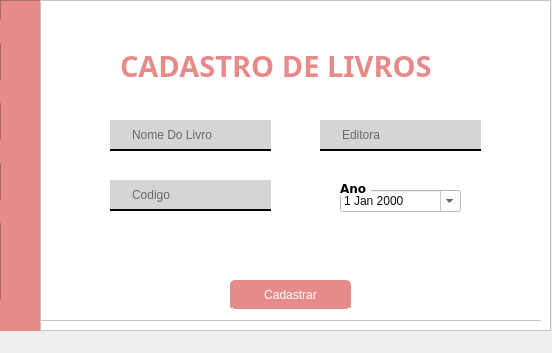
<?xml version="1.0" encoding="UTF-8"?>
<ui version="4.0">
 <class>MainWindow</class>
 <widget class="QMainWindow" name="MainWindow">
  <property name="geometry">
   <rect>
    <x>0</x>
    <y>0</y>
    <width>552</width>
    <height>353</height>
   </rect>
  </property>
  <property name="windowTitle">
   <string>MainWindow</string>
  </property>
  <widget class="QWidget" name="centralwidget">
   <widget class="QFrame" name="frame_2">
    <property name="geometry">
     <rect>
      <x>0</x>
      <y>0</y>
      <width>41</width>
      <height>331</height>
     </rect>
    </property>
    <property name="styleSheet">
     <string notr="true">background-color:#E68A8A;</string>
    </property>
    <property name="frameShape">
     <enum>QFrame::StyledPanel</enum>
    </property>
    <property name="frameShadow">
     <enum>QFrame::Raised</enum>
    </property>
    <widget class="QPushButton" name="pushButton">
     <property name="geometry">
      <rect>
       <x>0</x>
       <y>20</y>
       <width>41</width>
       <height>23</height>
      </rect>
     </property>
     <property name="cursor">
      <cursorShape>PointingHandCursor</cursorShape>
     </property>
     <property name="styleSheet">
      <string notr="true">QPushButton{
background-color:#E68A8A;
border:none;

}
QPushButton:hover{
	
background-color: rgb(195, 117, 117);
}
</string>
     </property>
     <property name="text">
      <string/>
     </property>
     <property name="icon">
      <iconset>
       <normaloff>../../../../../../Downloads/cliente.png</normaloff>../../../../../../Downloads/cliente.png</iconset>
     </property>
    </widget>
    <widget class="QPushButton" name="pushButton_3">
     <property name="geometry">
      <rect>
       <x>0</x>
       <y>140</y>
       <width>41</width>
       <height>23</height>
      </rect>
     </property>
     <property name="cursor">
      <cursorShape>PointingHandCursor</cursorShape>
     </property>
     <property name="styleSheet">
      <string notr="true">QPushButton{
background-color:#E68A8A;
border:none;
}
QPushButton:hover{
	
background-color: rgb(195, 117, 117);
}</string>
     </property>
     <property name="text">
      <string/>
     </property>
     <property name="icon">
      <iconset>
       <normaloff>../../../../../../Downloads/biblioteca.png</normaloff>../../../../../../Downloads/biblioteca.png</iconset>
     </property>
    </widget>
    <widget class="QPushButton" name="pushButton_2">
     <property name="geometry">
      <rect>
       <x>0</x>
       <y>80</y>
       <width>41</width>
       <height>23</height>
      </rect>
     </property>
     <property name="cursor">
      <cursorShape>PointingHandCursor</cursorShape>
     </property>
     <property name="styleSheet">
      <string notr="true">QPushButton{
background-color:#E68A8A;
border:none;
}
QPushButton:hover{
	
background-color: rgb(195, 117, 117);
}</string>
     </property>
     <property name="text">
      <string/>
     </property>
     <property name="icon">
      <iconset>
       <normaloff>../../../../../../Downloads/pilha-de-tres-livros.png</normaloff>../../../../../../Downloads/pilha-de-tres-livros.png</iconset>
     </property>
    </widget>
    <widget class="QPushButton" name="pushButton_4">
     <property name="geometry">
      <rect>
       <x>0</x>
       <y>300</y>
       <width>41</width>
       <height>31</height>
      </rect>
     </property>
     <property name="cursor">
      <cursorShape>PointingHandCursor</cursorShape>
     </property>
     <property name="styleSheet">
      <string notr="true">QPushButton{
background-color:#E68A8A;
border:none;
}
QPushButton:hover{
	
background-color: rgb(195, 117, 117);
}</string>
     </property>
     <property name="text">
      <string/>
     </property>
     <property name="icon">
      <iconset>
       <normaloff>../../../../../../Downloads/sair.png</normaloff>../../../../../../Downloads/sair.png</iconset>
     </property>
    </widget>
    <widget class="QPushButton" name="pushButton_9">
     <property name="geometry">
      <rect>
       <x>0</x>
       <y>200</y>
       <width>41</width>
       <height>23</height>
      </rect>
     </property>
     <property name="cursor">
      <cursorShape>PointingHandCursor</cursorShape>
     </property>
     <property name="styleSheet">
      <string notr="true">QPushButton{
background-color:#E68A8A;
border:none;
}
QPushButton:hover{
	
background-color: rgb(195, 117, 117);
}</string>
     </property>
     <property name="text">
      <string/>
     </property>
     <property name="icon">
      <iconset>
       <normaloff>../../../../../../Downloads/caixa-de-devolucao-de-livro.png</normaloff>../../../../../../Downloads/caixa-de-devolucao-de-livro.png</iconset>
     </property>
    </widget>
   </widget>
   <widget class="QFrame" name="frame">
    <property name="geometry">
     <rect>
      <x>40</x>
      <y>0</y>
      <width>511</width>
      <height>331</height>
     </rect>
    </property>
    <property name="styleSheet">
     <string notr="true">background-color: rgb(255, 255, 255);</string>
    </property>
    <property name="frameShape">
     <enum>QFrame::StyledPanel</enum>
    </property>
    <property name="frameShadow">
     <enum>QFrame::Raised</enum>
    </property>
    <widget class="QLineEdit" name="lineEdit">
     <property name="geometry">
      <rect>
       <x>90</x>
       <y>100</y>
       <width>161</width>
       <height>31</height>
      </rect>
     </property>
     <property name="styleSheet">
      <string notr="true">background-color: rgb(213, 213, 213);
border-style:solid;
border-color:black;
border-bottom-width:2px;
</string>
     </property>
     <property name="placeholderText">
      <string>Nome</string>
     </property>
    </widget>
    <widget class="QLineEdit" name="lineEdit_2">
     <property name="geometry">
      <rect>
       <x>300</x>
       <y>100</y>
       <width>141</width>
       <height>31</height>
      </rect>
     </property>
     <property name="styleSheet">
      <string notr="true">background-color: rgb(213, 213, 213);
border-style:solid;
border-color:black;
border-bottom-width:2px;
</string>
     </property>
     <property name="placeholderText">
      <string>CPF</string>
     </property>
    </widget>
    <widget class="QPushButton" name="pushButton_5">
     <property name="geometry">
      <rect>
       <x>214</x>
       <y>270</y>
       <width>101</width>
       <height>31</height>
      </rect>
     </property>
     <property name="cursor">
      <cursorShape>PointingHandCursor</cursorShape>
     </property>
     <property name="styleSheet">
      <string notr="true">QPushButton{
	background-color:#E68A8A;
	font: 8pt &quot;Verdana&quot;;
	border-radius:5px;
	color:white;
	border-style:outset;
	border-bottom-width:2px;
}
QPushButton:hover{
	background-color:#B36B6B;
}
QPushButton:pressed{
	background-color: rgb(255, 152, 152);
}</string>
     </property>
     <property name="text">
      <string>Cadastrar</string>
     </property>
    </widget>
    <widget class="QLabel" name="label">
     <property name="geometry">
      <rect>
       <x>70</x>
       <y>30</y>
       <width>341</width>
       <height>31</height>
      </rect>
     </property>
     <property name="font">
      <font>
       <family>Arial Black</family>
       <pointsize>22</pointsize>
       <weight>75</weight>
       <bold>true</bold>
      </font>
     </property>
     <property name="styleSheet">
      <string notr="true">color:#E68A8A;</string>
     </property>
     <property name="text">
      <string>Cadastro De Clientes</string>
     </property>
    </widget>
    <widget class="QLabel" name="label_2">
     <property name="geometry">
      <rect>
       <x>70</x>
       <y>100</y>
       <width>21</width>
       <height>31</height>
      </rect>
     </property>
     <property name="styleSheet">
      <string notr="true">background-color: rgb(213, 213, 213);
border-style:solid;
border-color:black;
border-bottom-width:2px;
</string>
     </property>
     <property name="text">
      <string>&lt;html&gt;&lt;head/&gt;&lt;body&gt;&lt;p&gt;&lt;img src=&quot;:/newPrefix/perfil-de-usuario.png&quot;/&gt;&lt;/p&gt;&lt;/body&gt;&lt;/html&gt;</string>
     </property>
    </widget>
    <widget class="QLabel" name="label_3">
     <property name="geometry">
      <rect>
       <x>280</x>
       <y>100</y>
       <width>21</width>
       <height>31</height>
      </rect>
     </property>
     <property name="styleSheet">
      <string notr="true">background-color: rgb(213, 213, 213);
border-style:solid;
border-color:black;
border-bottom-width:2px;
</string>
     </property>
     <property name="text">
      <string>&lt;html&gt;&lt;head/&gt;&lt;body&gt;&lt;p&gt;&lt;img src=&quot;:/newPrefix/carteira-de-identidade.png&quot;/&gt;&lt;/p&gt;&lt;/body&gt;&lt;/html&gt;</string>
     </property>
    </widget>
    <widget class="QLineEdit" name="lineEdit_3">
     <property name="geometry">
      <rect>
       <x>90</x>
       <y>140</y>
       <width>161</width>
       <height>31</height>
      </rect>
     </property>
     <property name="styleSheet">
      <string notr="true">background-color: rgb(213, 213, 213);
border-style:solid;
border-color:black;
border-bottom-width:2px;</string>
     </property>
     <property name="placeholderText">
      <string>Telefone</string>
     </property>
    </widget>
    <widget class="QLineEdit" name="lineEdit_4">
     <property name="geometry">
      <rect>
       <x>300</x>
       <y>140</y>
       <width>141</width>
       <height>31</height>
      </rect>
     </property>
     <property name="styleSheet">
      <string notr="true">background-color: rgb(213, 213, 213);
border-style:solid;
border-color:black;
border-bottom-width:2px;</string>
     </property>
     <property name="placeholderText">
      <string>Email</string>
     </property>
    </widget>
    <widget class="QLineEdit" name="lineEdit_5">
     <property name="geometry">
      <rect>
       <x>90</x>
       <y>180</y>
       <width>41</width>
       <height>31</height>
      </rect>
     </property>
     <property name="styleSheet">
      <string notr="true">background-color: rgb(213, 213, 213);
border-style:solid;
border-color:black;
border-bottom-width:2px;</string>
     </property>
     <property name="placeholderText">
      <string> nº</string>
     </property>
    </widget>
    <widget class="QLineEdit" name="lineEdit_6">
     <property name="geometry">
      <rect>
       <x>160</x>
       <y>180</y>
       <width>91</width>
       <height>31</height>
      </rect>
     </property>
     <property name="styleSheet">
      <string notr="true">background-color: rgb(213, 213, 213);
border-style:solid;
border-color:black;
border-bottom-width:2px;</string>
     </property>
     <property name="placeholderText">
      <string>Rua</string>
     </property>
    </widget>
    <widget class="QLineEdit" name="lineEdit_7">
     <property name="geometry">
      <rect>
       <x>300</x>
       <y>180</y>
       <width>141</width>
       <height>31</height>
      </rect>
     </property>
     <property name="styleSheet">
      <string notr="true">background-color: rgb(213, 213, 213);
border-style:solid;
border-color:black;
border-bottom-width:2px;</string>
     </property>
     <property name="placeholderText">
      <string>Bairro</string>
     </property>
    </widget>
    <widget class="QLabel" name="label_4">
     <property name="geometry">
      <rect>
       <x>280</x>
       <y>140</y>
       <width>21</width>
       <height>31</height>
      </rect>
     </property>
     <property name="styleSheet">
      <string notr="true">background-color: rgb(213, 213, 213);
border-style:solid;
border-color:black;
border-bottom-width:2px;</string>
     </property>
     <property name="text">
      <string>&lt;html&gt;&lt;head/&gt;&lt;body&gt;&lt;p&gt;&lt;img src=&quot;:/newPrefix/o-email.png&quot;/&gt;&lt;/p&gt;&lt;/body&gt;&lt;/html&gt;</string>
     </property>
    </widget>
    <widget class="QLabel" name="label_5">
     <property name="geometry">
      <rect>
       <x>280</x>
       <y>180</y>
       <width>21</width>
       <height>31</height>
      </rect>
     </property>
     <property name="styleSheet">
      <string notr="true">background-color: rgb(213, 213, 213);
border-style:solid;
border-color:black;
border-bottom-width:2px;</string>
     </property>
     <property name="text">
      <string>&lt;html&gt;&lt;head/&gt;&lt;body&gt;&lt;p&gt;&lt;img src=&quot;:/newPrefix/casa.png&quot;/&gt;&lt;/p&gt;&lt;/body&gt;&lt;/html&gt;</string>
     </property>
    </widget>
    <widget class="QLabel" name="label_6">
     <property name="geometry">
      <rect>
       <x>70</x>
       <y>140</y>
       <width>21</width>
       <height>31</height>
      </rect>
     </property>
     <property name="styleSheet">
      <string notr="true">background-color: rgb(213, 213, 213);
border-style:solid;
border-color:black;
border-bottom-width:2px;</string>
     </property>
     <property name="text">
      <string>&lt;html&gt;&lt;head/&gt;&lt;body&gt;&lt;p&gt;&lt;img src=&quot;:/newPrefix/telefone.png&quot;/&gt;&lt;/p&gt;&lt;/body&gt;&lt;/html&gt;</string>
     </property>
    </widget>
    <widget class="QLabel" name="label_7">
     <property name="geometry">
      <rect>
       <x>140</x>
       <y>180</y>
       <width>21</width>
       <height>31</height>
      </rect>
     </property>
     <property name="styleSheet">
      <string notr="true">background-color: rgb(213, 213, 213);
border-style:solid;
border-color:black;
border-bottom-width:2px;</string>
     </property>
     <property name="text">
      <string>&lt;html&gt;&lt;head/&gt;&lt;body&gt;&lt;p&gt;&lt;img src=&quot;:/newPrefix/rua.png&quot;/&gt;&lt;/p&gt;&lt;/body&gt;&lt;/html&gt;</string>
     </property>
    </widget>
    <widget class="QLabel" name="label_8">
     <property name="geometry">
      <rect>
       <x>70</x>
       <y>180</y>
       <width>21</width>
       <height>31</height>
      </rect>
     </property>
     <property name="styleSheet">
      <string notr="true">background-color: rgb(213, 213, 213);
border-style:solid;
border-color:black;
border-bottom-width:2px;</string>
     </property>
     <property name="text">
      <string>&lt;html&gt;&lt;head/&gt;&lt;body&gt;&lt;p&gt;&lt;img src=&quot;:/newPrefix/porta-da-sala.png&quot;/&gt;&lt;/p&gt;&lt;/body&gt;&lt;/html&gt;</string>
     </property>
    </widget>
    <widget class="QFrame" name="frame_4">
     <property name="geometry">
      <rect>
       <x>0</x>
       <y>0</y>
       <width>501</width>
       <height>331</height>
      </rect>
     </property>
     <property name="frameShape">
      <enum>QFrame::StyledPanel</enum>
     </property>
     <property name="frameShadow">
      <enum>QFrame::Raised</enum>
     </property>
     <widget class="QLabel" name="label_14">
      <property name="geometry">
       <rect>
        <x>190</x>
        <y>10</y>
        <width>151</width>
        <height>41</height>
       </rect>
      </property>
      <property name="font">
       <font>
        <family>Arial Black</family>
        <pointsize>22</pointsize>
       </font>
      </property>
      <property name="styleSheet">
       <string notr="true">color:#E68A8A;</string>
      </property>
      <property name="text">
       <string>Alocação</string>
      </property>
     </widget>
     <widget class="QLineEdit" name="lineEdit_10">
      <property name="geometry">
       <rect>
        <x>60</x>
        <y>80</y>
        <width>113</width>
        <height>31</height>
       </rect>
      </property>
      <property name="styleSheet">
       <string notr="true">background-color: rgb(213, 213, 213);
border-style:solid;
border-color:black;
border-bottom-width:2px;</string>
      </property>
      <property name="placeholderText">
       <string>Nome Do Livro</string>
      </property>
     </widget>
     <widget class="QPushButton" name="pushButton_7">
      <property name="geometry">
       <rect>
        <x>190</x>
        <y>80</y>
        <width>101</width>
        <height>31</height>
       </rect>
      </property>
      <property name="cursor">
       <cursorShape>PointingHandCursor</cursorShape>
      </property>
      <property name="styleSheet">
       <string notr="true">QPushButton{
	background-color:#E68A8A;
	font: 8pt &quot;Verdana&quot;;
	border-radius:5px;
	color:white;
	border-style:outset;
	border-bottom-width:2px;
}
QPushButton:hover{
	background-color:#B36B6B;
}
QPushButton:pressed{
	background-color: rgb(255, 152, 152);
}</string>
      </property>
      <property name="text">
       <string>Verificar estoque</string>
      </property>
     </widget>
     <widget class="QLabel" name="label_15">
      <property name="geometry">
       <rect>
        <x>40</x>
        <y>80</y>
        <width>21</width>
        <height>31</height>
       </rect>
      </property>
      <property name="styleSheet">
       <string notr="true">background-color: rgb(213, 213, 213);
border-style:solid;
border-color:black;
border-bottom-width:2px;</string>
      </property>
      <property name="text">
       <string>&lt;html&gt;&lt;head/&gt;&lt;body&gt;&lt;p&gt;&lt;img src=&quot;:/newPrefix/livro-de-capa-preta-fechado.png&quot;/&gt;&lt;/p&gt;&lt;/body&gt;&lt;/html&gt;</string>
      </property>
     </widget>
     <widget class="QTableWidget" name="tableWidget">
      <property name="geometry">
       <rect>
        <x>40</x>
        <y>120</y>
        <width>211</width>
        <height>151</height>
       </rect>
      </property>
      <column>
       <property name="text">
        <string>Id</string>
       </property>
      </column>
      <column>
       <property name="text">
        <string>Clientes</string>
       </property>
       <property name="icon">
        <iconset>
         <normaloff>:/newPrefix/perfil-de-usuario.png</normaloff>:/newPrefix/perfil-de-usuario.png</iconset>
       </property>
      </column>
     </widget>
     <widget class="QDateEdit" name="dateEdit_2">
      <property name="geometry">
       <rect>
        <x>180</x>
        <y>280</y>
        <width>110</width>
        <height>31</height>
       </rect>
      </property>
     </widget>
     <widget class="QLineEdit" name="lineEdit_12">
      <property name="geometry">
       <rect>
        <x>330</x>
        <y>280</y>
        <width>91</width>
        <height>31</height>
       </rect>
      </property>
      <property name="styleSheet">
       <string notr="true">background-color: rgb(213, 213, 213);
border-style:solid;
border-color:black;
border-bottom-width:2px;</string>
      </property>
      <property name="placeholderText">
       <string>Codigo Do Livro</string>
      </property>
     </widget>
     <widget class="QLabel" name="label_16">
      <property name="geometry">
       <rect>
        <x>310</x>
        <y>280</y>
        <width>21</width>
        <height>31</height>
       </rect>
      </property>
      <property name="styleSheet">
       <string notr="true">background-color: rgb(213, 213, 213);
border-style:solid;
border-color:black;
border-bottom-width:2px;</string>
      </property>
      <property name="text">
       <string>&lt;html&gt;&lt;head/&gt;&lt;body&gt;&lt;p&gt;&lt;img src=&quot;:/newPrefix/codigo-de-barras.png&quot;/&gt;&lt;/p&gt;&lt;/body&gt;&lt;/html&gt;</string>
      </property>
     </widget>
     <widget class="QPushButton" name="pushButton_8">
      <property name="geometry">
       <rect>
        <x>430</x>
        <y>282</y>
        <width>71</width>
        <height>31</height>
       </rect>
      </property>
      <property name="cursor">
       <cursorShape>PointingHandCursor</cursorShape>
      </property>
      <property name="styleSheet">
       <string notr="true">QPushButton{
	background-color:#E68A8A;
	font: 8pt &quot;Verdana&quot;;
	border-radius:5px;
	color:white;
	border-style:outset;
	border-bottom-width:2px;
}
QPushButton:hover{
	background-color:#B36B6B;
}
QPushButton:pressed{
	background-color: rgb(255, 152, 152);
}</string>
      </property>
      <property name="text">
       <string>Alocar</string>
      </property>
     </widget>
     <widget class="QFrame" name="frame_5">
      <property name="geometry">
       <rect>
        <x>0</x>
        <y>0</y>
        <width>551</width>
        <height>331</height>
       </rect>
      </property>
      <property name="frameShape">
       <enum>QFrame::StyledPanel</enum>
      </property>
      <property name="frameShadow">
       <enum>QFrame::Raised</enum>
      </property>
      <widget class="QLabel" name="label_17">
       <property name="geometry">
        <rect>
         <x>180</x>
         <y>30</y>
         <width>171</width>
         <height>31</height>
        </rect>
       </property>
       <property name="font">
        <font>
         <family>Arial Black</family>
         <pointsize>22</pointsize>
         <weight>75</weight>
         <bold>true</bold>
        </font>
       </property>
       <property name="styleSheet">
        <string notr="true">color:#E68A8A;</string>
       </property>
       <property name="text">
        <string>Devolução</string>
       </property>
      </widget>
      <widget class="QLineEdit" name="lineEdit_13">
       <property name="geometry">
        <rect>
         <x>80</x>
         <y>110</y>
         <width>113</width>
         <height>31</height>
        </rect>
       </property>
       <property name="styleSheet">
        <string notr="true">background-color: rgb(213, 213, 213);
border-style:solid;
border-color:black;
border-bottom-width:2px;</string>
       </property>
       <property name="placeholderText">
        <string>Codigo Do Livro</string>
       </property>
      </widget>
      <widget class="QLabel" name="label_18">
       <property name="geometry">
        <rect>
         <x>60</x>
         <y>110</y>
         <width>21</width>
         <height>31</height>
        </rect>
       </property>
       <property name="styleSheet">
        <string notr="true">background-color: rgb(213, 213, 213);
border-style:solid;
border-color:black;
border-bottom-width:2px;</string>
       </property>
       <property name="text">
        <string>&lt;html&gt;&lt;head/&gt;&lt;body&gt;&lt;p&gt;&lt;img src=&quot;:/newPrefix/codigo-de-barras.png&quot;/&gt;&lt;/p&gt;&lt;/body&gt;&lt;/html&gt;</string>
       </property>
      </widget>
      <widget class="QPushButton" name="pushButton_10">
       <property name="geometry">
        <rect>
         <x>200</x>
         <y>110</y>
         <width>75</width>
         <height>31</height>
        </rect>
       </property>
       <property name="cursor">
        <cursorShape>PointingHandCursor</cursorShape>
       </property>
       <property name="styleSheet">
        <string notr="true">QPushButton{
	background-color:#E68A8A;
	font: 8pt &quot;Verdana&quot;;
	border-radius:5px;
	color:white;
	border-style:outset;
	border-bottom-width:2px;
}
QPushButton:hover{
	background-color:#B36B6B;
}
QPushButton:pressed{
	background-color: rgb(255, 152, 152);
}</string>
       </property>
       <property name="text">
        <string>Devolução</string>
       </property>
      </widget>
      <widget class="QTextEdit" name="textEdit">
       <property name="geometry">
        <rect>
         <x>50</x>
         <y>170</y>
         <width>431</width>
         <height>151</height>
        </rect>
       </property>
       <property name="html">
        <string>&lt;!DOCTYPE HTML PUBLIC &quot;-//W3C//DTD HTML 4.0//EN&quot; &quot;http://www.w3.org/TR/REC-html40/strict.dtd&quot;&gt;
&lt;html&gt;&lt;head&gt;&lt;meta name=&quot;qrichtext&quot; content=&quot;1&quot; /&gt;&lt;style type=&quot;text/css&quot;&gt;
p, li { white-space: pre-wrap; }
&lt;/style&gt;&lt;/head&gt;&lt;body style=&quot; font-family:'MS Shell Dlg 2'; font-size:8.25pt; font-weight:400; font-style:normal;&quot;&gt;
&lt;p style=&quot;-qt-paragraph-type:empty; margin-top:0px; margin-bottom:0px; margin-left:0px; margin-right:0px; -qt-block-indent:0; text-indent:0px;&quot;&gt;&lt;br /&gt;&lt;/p&gt;&lt;/body&gt;&lt;/html&gt;</string>
       </property>
      </widget>
      <widget class="QLabel" name="label_19">
       <property name="geometry">
        <rect>
         <x>50</x>
         <y>150</y>
         <width>111</width>
         <height>16</height>
        </rect>
       </property>
       <property name="font">
        <font>
         <family>Verdana</family>
         <pointsize>10</pointsize>
         <weight>75</weight>
         <bold>true</bold>
        </font>
       </property>
       <property name="text">
        <string>Intercorrência</string>
       </property>
      </widget>
      <widget class="QFrame" name="frame_3">
       <property name="geometry">
        <rect>
         <x>0</x>
         <y>0</y>
         <width>551</width>
         <height>321</height>
        </rect>
       </property>
       <property name="frameShape">
        <enum>QFrame::StyledPanel</enum>
       </property>
       <property name="frameShadow">
        <enum>QFrame::Raised</enum>
       </property>
       <widget class="QLabel" name="label_9">
        <property name="geometry">
         <rect>
          <x>80</x>
          <y>50</y>
          <width>371</width>
          <height>31</height>
         </rect>
        </property>
        <property name="font">
         <font>
          <family>Arial Black</family>
          <pointsize>22</pointsize>
          <weight>75</weight>
          <bold>true</bold>
         </font>
        </property>
        <property name="styleSheet">
         <string notr="true">color:#E68A8A;</string>
        </property>
        <property name="text">
         <string>CADASTRO DE LIVROS</string>
        </property>
       </widget>
       <widget class="QDateEdit" name="dateEdit">
        <property name="geometry">
         <rect>
          <x>300</x>
          <y>190</y>
          <width>121</width>
          <height>22</height>
         </rect>
        </property>
        <property name="styleSheet">
         <string notr="true">color: rgb(16, 16, 16);</string>
        </property>
        <property name="calendarPopup">
         <bool>true</bool>
        </property>
       </widget>
       <widget class="QLineEdit" name="lineEdit_8">
        <property name="geometry">
         <rect>
          <x>90</x>
          <y>120</y>
          <width>141</width>
          <height>31</height>
         </rect>
        </property>
        <property name="styleSheet">
         <string notr="true">background-color: rgb(213, 213, 213);
border-style:solid;
border-color:black;
border-bottom-width:2px;
</string>
        </property>
        <property name="placeholderText">
         <string>Nome Do Livro</string>
        </property>
       </widget>
       <widget class="QLineEdit" name="lineEdit_9">
        <property name="geometry">
         <rect>
          <x>300</x>
          <y>120</y>
          <width>141</width>
          <height>31</height>
         </rect>
        </property>
        <property name="styleSheet">
         <string notr="true">background-color: rgb(213, 213, 213);
border-style:solid;
border-color:black;
border-bottom-width:2px;
</string>
        </property>
        <property name="placeholderText">
         <string>Editora</string>
        </property>
       </widget>
       <widget class="QLineEdit" name="lineEdit_11">
        <property name="geometry">
         <rect>
          <x>90</x>
          <y>180</y>
          <width>141</width>
          <height>31</height>
         </rect>
        </property>
        <property name="styleSheet">
         <string notr="true">background-color: rgb(213, 213, 213);
border-style:solid;
border-color:black;
border-bottom-width:2px;
</string>
        </property>
        <property name="placeholderText">
         <string>Codigo</string>
        </property>
       </widget>
       <widget class="QLabel" name="label_10">
        <property name="geometry">
         <rect>
          <x>70</x>
          <y>120</y>
          <width>21</width>
          <height>31</height>
         </rect>
        </property>
        <property name="styleSheet">
         <string notr="true">background-color: rgb(213, 213, 213);
border-style:solid;
border-color:black;
border-bottom-width:2px;
</string>
        </property>
        <property name="text">
         <string>&lt;html&gt;&lt;head/&gt;&lt;body&gt;&lt;p&gt;&lt;img src=&quot;:/newPrefix/livro-de-capa-preta-fechado.png&quot;/&gt;&lt;/p&gt;&lt;/body&gt;&lt;/html&gt;</string>
        </property>
       </widget>
       <widget class="QLabel" name="label_11">
        <property name="geometry">
         <rect>
          <x>280</x>
          <y>120</y>
          <width>21</width>
          <height>31</height>
         </rect>
        </property>
        <property name="styleSheet">
         <string notr="true">background-color: rgb(213, 213, 213);
border-style:solid;
border-color:black;
border-bottom-width:2px;
</string>
        </property>
        <property name="text">
         <string>&lt;html&gt;&lt;head/&gt;&lt;body&gt;&lt;p&gt;&lt;img src=&quot;:/newPrefix/texto.png&quot;/&gt;&lt;/p&gt;&lt;/body&gt;&lt;/html&gt;</string>
        </property>
       </widget>
       <widget class="QLabel" name="label_12">
        <property name="geometry">
         <rect>
          <x>70</x>
          <y>180</y>
          <width>21</width>
          <height>31</height>
         </rect>
        </property>
        <property name="styleSheet">
         <string notr="true">background-color: rgb(213, 213, 213);
border-style:solid;
border-color:black;
border-bottom-width:2px;
</string>
        </property>
        <property name="text">
         <string>&lt;html&gt;&lt;head/&gt;&lt;body&gt;&lt;p&gt;&lt;img src=&quot;:/newPrefix/codigo-de-barras.png&quot;/&gt;&lt;/p&gt;&lt;/body&gt;&lt;/html&gt;</string>
        </property>
       </widget>
       <widget class="QPushButton" name="pushButton_6">
        <property name="geometry">
         <rect>
          <x>190</x>
          <y>280</y>
          <width>121</width>
          <height>31</height>
         </rect>
        </property>
        <property name="cursor">
         <cursorShape>PointingHandCursor</cursorShape>
        </property>
        <property name="styleSheet">
         <string notr="true">QPushButton{
	background-color:#E68A8A;
	font: 8pt &quot;Verdana&quot;;
	border-radius:5px;
	color:white;
	border-style:outset;
	border-bottom-width:2px;
}
QPushButton:hover{
	background-color:#B36B6B;
}
QPushButton:pressed{
	background-color: rgb(255, 152, 152);
}</string>
        </property>
        <property name="text">
         <string>Cadastrar</string>
        </property>
       </widget>
       <widget class="QLabel" name="label_13">
        <property name="geometry">
         <rect>
          <x>300</x>
          <y>180</y>
          <width>31</width>
          <height>16</height>
         </rect>
        </property>
        <property name="font">
         <font>
          <family>Verdana</family>
          <weight>75</weight>
          <bold>true</bold>
         </font>
        </property>
        <property name="text">
         <string>Ano</string>
        </property>
       </widget>
      </widget>
     </widget>
    </widget>
   </widget>
  </widget>
  <widget class="QMenuBar" name="menubar">
   <property name="geometry">
    <rect>
     <x>0</x>
     <y>0</y>
     <width>552</width>
     <height>21</height>
    </rect>
   </property>
  </widget>
 </widget>
 <resources>
  <include location="icones.qrc"/>
 </resources>
 <connections/>
</ui>
